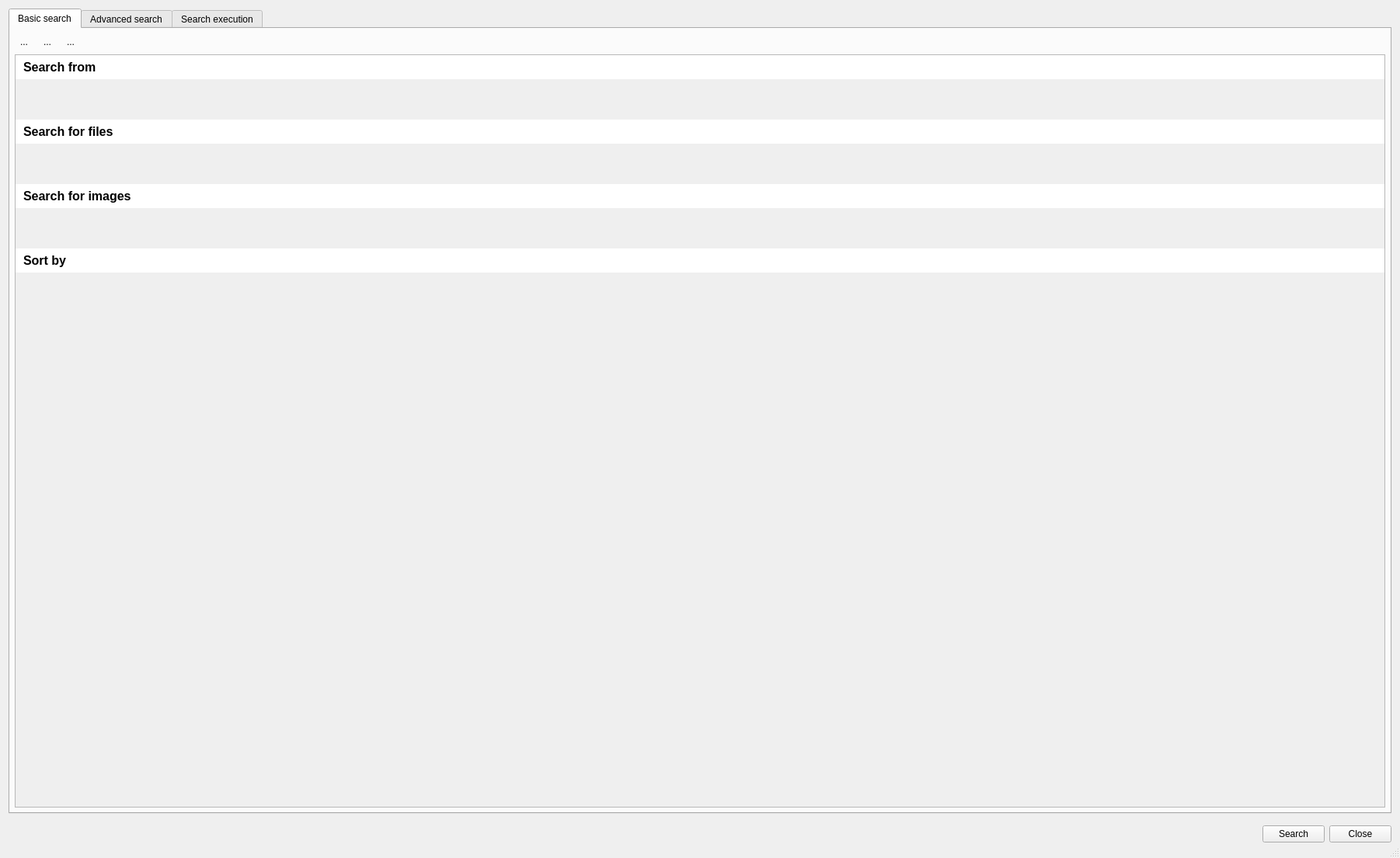
<?xml version="1.0" encoding="UTF-8"?>
<ui version="4.0">
 <class>Dialog</class>
 <widget class="QDialog" name="Dialog">
  <property name="geometry">
   <rect>
    <x>0</x>
    <y>0</y>
    <width>1802</width>
    <height>1105</height>
   </rect>
  </property>
  <property name="windowTitle">
   <string>Dialog</string>
  </property>
  <property name="sizeGripEnabled">
   <bool>true</bool>
  </property>
  <layout class="QVBoxLayout" name="verticalLayout_4">
   <item>
    <widget class="QTabWidget" name="twSearchModes">
     <property name="currentIndex">
      <number>0</number>
     </property>
     <property name="documentMode">
      <bool>false</bool>
     </property>
     <widget class="QWidget" name="tabBasicSearch">
      <attribute name="title">
       <string>Basic search</string>
      </attribute>
      <layout class="QVBoxLayout" name="verticalLayout_2">
       <property name="leftMargin">
        <number>6</number>
       </property>
       <property name="topMargin">
        <number>6</number>
       </property>
       <property name="rightMargin">
        <number>6</number>
       </property>
       <property name="bottomMargin">
        <number>6</number>
       </property>
       <item>
        <widget class="QWidget" name="wToolBarBasic" native="true">
         <property name="sizePolicy">
          <sizepolicy hsizetype="Preferred" vsizetype="Maximum">
           <horstretch>0</horstretch>
           <verstretch>0</verstretch>
          </sizepolicy>
         </property>
         <property name="minimumSize">
          <size>
           <width>0</width>
           <height>0</height>
          </size>
         </property>
         <layout class="QHBoxLayout" name="horizontalLayout_3">
          <property name="leftMargin">
           <number>0</number>
          </property>
          <property name="topMargin">
           <number>0</number>
          </property>
          <property name="rightMargin">
           <number>0</number>
          </property>
          <property name="bottomMargin">
           <number>0</number>
          </property>
          <item>
           <widget class="QToolButton" name="tbBasicNewSearch">
            <property name="toolTip">
             <string>New basic search</string>
            </property>
            <property name="text">
             <string>...</string>
            </property>
            <property name="icon">
             <iconset resource="../../pktk/resources/svg/dark_icons.qrc">
              <normaloff>:/pktk/images/normal/file_new</normaloff>:/pktk/images/normal/file_new</iconset>
            </property>
            <property name="iconSize">
             <size>
              <width>24</width>
              <height>24</height>
             </size>
            </property>
            <property name="autoRaise">
             <bool>true</bool>
            </property>
           </widget>
          </item>
          <item>
           <widget class="QToolButton" name="tbBasicSearchOpen">
            <property name="toolTip">
             <string>Open a basic search</string>
            </property>
            <property name="text">
             <string>...</string>
            </property>
            <property name="icon">
             <iconset resource="../../pktk/resources/svg/dark_icons.qrc">
              <normaloff>:/pktk/images/normal/folder_open</normaloff>:/pktk/images/normal/folder_open</iconset>
            </property>
            <property name="iconSize">
             <size>
              <width>24</width>
              <height>24</height>
             </size>
            </property>
            <property name="autoRaise">
             <bool>true</bool>
            </property>
           </widget>
          </item>
          <item>
           <widget class="QToolButton" name="tbBasicSearchSave">
            <property name="toolTip">
             <string>Save basic search</string>
            </property>
            <property name="text">
             <string>...</string>
            </property>
            <property name="icon">
             <iconset resource="../../pktk/resources/svg/dark_icons.qrc">
              <normaloff>:/pktk/images/normal/file_save</normaloff>:/pktk/images/normal/file_save</iconset>
            </property>
            <property name="iconSize">
             <size>
              <width>24</width>
              <height>24</height>
             </size>
            </property>
            <property name="autoRaise">
             <bool>true</bool>
            </property>
           </widget>
          </item>
          <item>
           <spacer name="horizontalSpacer_2">
            <property name="orientation">
             <enum>Qt::Horizontal</enum>
            </property>
            <property name="sizeHint" stdset="0">
             <size>
              <width>40</width>
              <height>20</height>
             </size>
            </property>
           </spacer>
          </item>
         </layout>
        </widget>
       </item>
       <item>
        <widget class="QScrollArea" name="scrollArea">
         <property name="frameShape">
          <enum>QFrame::NoFrame</enum>
         </property>
         <property name="lineWidth">
          <number>0</number>
         </property>
         <property name="widgetResizable">
          <bool>true</bool>
         </property>
         <widget class="QWidget" name="scrollAreaWidgetContents">
          <property name="geometry">
           <rect>
            <x>0</x>
            <y>0</y>
            <width>1774</width>
            <height>962</height>
           </rect>
          </property>
          <layout class="QVBoxLayout" name="verticalLayout_13">
           <property name="leftMargin">
            <number>0</number>
           </property>
           <property name="topMargin">
            <number>0</number>
           </property>
           <property name="rightMargin">
            <number>0</number>
           </property>
           <property name="bottomMargin">
            <number>0</number>
           </property>
           <item>
            <widget class="QFrame" name="frame">
             <property name="styleSheet">
              <string notr="true">.QFrame { background-color: palette(window); }</string>
             </property>
             <property name="frameShape">
              <enum>QFrame::StyledPanel</enum>
             </property>
             <property name="frameShadow">
              <enum>QFrame::Sunken</enum>
             </property>
             <layout class="QVBoxLayout" name="verticalLayout_3">
              <property name="leftMargin">
               <number>0</number>
              </property>
              <property name="topMargin">
               <number>0</number>
              </property>
              <property name="rightMargin">
               <number>0</number>
              </property>
              <property name="bottomMargin">
               <number>0</number>
              </property>
              <item>
               <widget class="QLabel" name="label">
                <property name="sizePolicy">
                 <sizepolicy hsizetype="Preferred" vsizetype="Maximum">
                  <horstretch>0</horstretch>
                  <verstretch>0</verstretch>
                 </sizepolicy>
                </property>
                <property name="font">
                 <font>
                  <pointsize>12</pointsize>
                  <weight>75</weight>
                  <bold>true</bold>
                 </font>
                </property>
                <property name="styleSheet">
                 <string notr="true">background-color: palette(light);padding: 6;</string>
                </property>
                <property name="text">
                 <string>Search from</string>
                </property>
                <property name="margin">
                 <number>4</number>
                </property>
               </widget>
              </item>
              <item>
               <widget class="BCWSearchFileFromPath" name="wsffpBasic" native="true">
                <property name="minimumSize">
                 <size>
                  <width>0</width>
                  <height>40</height>
                 </size>
                </property>
               </widget>
              </item>
              <item>
               <widget class="QLabel" name="label_3">
                <property name="sizePolicy">
                 <sizepolicy hsizetype="Preferred" vsizetype="Maximum">
                  <horstretch>0</horstretch>
                  <verstretch>0</verstretch>
                 </sizepolicy>
                </property>
                <property name="font">
                 <font>
                  <pointsize>12</pointsize>
                  <weight>75</weight>
                  <bold>true</bold>
                 </font>
                </property>
                <property name="styleSheet">
                 <string notr="true">background-color: palette(light);padding: 6;</string>
                </property>
                <property name="text">
                 <string>Search for files</string>
                </property>
                <property name="margin">
                 <number>4</number>
                </property>
               </widget>
              </item>
              <item>
               <widget class="BCWSearchFileFilterRules" name="wsffrBasic" native="true">
                <property name="sizePolicy">
                 <sizepolicy hsizetype="MinimumExpanding" vsizetype="Preferred">
                  <horstretch>0</horstretch>
                  <verstretch>0</verstretch>
                 </sizepolicy>
                </property>
                <property name="minimumSize">
                 <size>
                  <width>0</width>
                  <height>40</height>
                 </size>
                </property>
               </widget>
              </item>
              <item>
               <widget class="QLabel" name="label_2">
                <property name="font">
                 <font>
                  <pointsize>12</pointsize>
                  <weight>75</weight>
                  <bold>true</bold>
                 </font>
                </property>
                <property name="styleSheet">
                 <string notr="true">background-color: palette(light);padding: 6;</string>
                </property>
                <property name="text">
                 <string>Search for images</string>
                </property>
                <property name="margin">
                 <number>4</number>
                </property>
               </widget>
              </item>
              <item>
               <widget class="BCWSearchImgFilterRules" name="wsifrBasic" native="true">
                <property name="minimumSize">
                 <size>
                  <width>0</width>
                  <height>40</height>
                 </size>
                </property>
               </widget>
              </item>
              <item>
               <widget class="QLabel" name="label_4">
                <property name="font">
                 <font>
                  <pointsize>12</pointsize>
                  <weight>75</weight>
                  <bold>true</bold>
                 </font>
                </property>
                <property name="styleSheet">
                 <string notr="true">background-color: palette(light);padding: 6;</string>
                </property>
                <property name="text">
                 <string>Sort by</string>
                </property>
               </widget>
              </item>
              <item>
               <widget class="BCWSearchSortRules" name="wssrBasic" native="true">
                <property name="minimumSize">
                 <size>
                  <width>0</width>
                  <height>40</height>
                 </size>
                </property>
               </widget>
              </item>
              <item>
               <spacer name="verticalSpacer">
                <property name="orientation">
                 <enum>Qt::Vertical</enum>
                </property>
                <property name="sizeHint" stdset="0">
                 <size>
                  <width>20</width>
                  <height>40</height>
                 </size>
                </property>
               </spacer>
              </item>
             </layout>
            </widget>
           </item>
          </layout>
         </widget>
        </widget>
       </item>
      </layout>
     </widget>
     <widget class="QWidget" name="tabAdvancedSearch">
      <attribute name="title">
       <string>Advanced search</string>
      </attribute>
      <layout class="QVBoxLayout" name="horizontalLayout_2">
       <property name="leftMargin">
        <number>6</number>
       </property>
       <property name="topMargin">
        <number>6</number>
       </property>
       <property name="rightMargin">
        <number>6</number>
       </property>
       <property name="bottomMargin">
        <number>6</number>
       </property>
       <item>
        <widget class="QWidget" name="wToolBarAdvanced" native="true">
         <property name="sizePolicy">
          <sizepolicy hsizetype="Preferred" vsizetype="Maximum">
           <horstretch>0</horstretch>
           <verstretch>0</verstretch>
          </sizepolicy>
         </property>
         <property name="minimumSize">
          <size>
           <width>0</width>
           <height>0</height>
          </size>
         </property>
         <layout class="QHBoxLayout" name="horizontalLayout_4">
          <property name="leftMargin">
           <number>0</number>
          </property>
          <property name="topMargin">
           <number>0</number>
          </property>
          <property name="rightMargin">
           <number>0</number>
          </property>
          <property name="bottomMargin">
           <number>0</number>
          </property>
          <item>
           <widget class="QToolButton" name="tbAdvancedNewSearch">
            <property name="toolTip">
             <string>New advanced search</string>
            </property>
            <property name="text">
             <string>...</string>
            </property>
            <property name="icon">
             <iconset resource="../../pktk/resources/svg/dark_icons.qrc">
              <normaloff>:/pktk/images/normal/file_new</normaloff>:/pktk/images/normal/file_new</iconset>
            </property>
            <property name="iconSize">
             <size>
              <width>24</width>
              <height>24</height>
             </size>
            </property>
            <property name="autoRaise">
             <bool>true</bool>
            </property>
           </widget>
          </item>
          <item>
           <widget class="QToolButton" name="tbAdvancedSearchOpen">
            <property name="toolTip">
             <string>Open advanced search</string>
            </property>
            <property name="text">
             <string>...</string>
            </property>
            <property name="icon">
             <iconset resource="../../pktk/resources/svg/dark_icons.qrc">
              <normaloff>:/pktk/images/normal/folder_open</normaloff>:/pktk/images/normal/folder_open</iconset>
            </property>
            <property name="iconSize">
             <size>
              <width>24</width>
              <height>24</height>
             </size>
            </property>
            <property name="autoRaise">
             <bool>true</bool>
            </property>
           </widget>
          </item>
          <item>
           <widget class="QToolButton" name="tbAdvancedSearchSave">
            <property name="toolTip">
             <string>Save advanced search</string>
            </property>
            <property name="text">
             <string>...</string>
            </property>
            <property name="icon">
             <iconset resource="../../pktk/resources/svg/dark_icons.qrc">
              <normaloff>:/pktk/images/normal/file_save</normaloff>:/pktk/images/normal/file_save</iconset>
            </property>
            <property name="iconSize">
             <size>
              <width>24</width>
              <height>24</height>
             </size>
            </property>
            <property name="autoRaise">
             <bool>true</bool>
            </property>
           </widget>
          </item>
          <item>
           <widget class="Line" name="line">
            <property name="orientation">
             <enum>Qt::Vertical</enum>
            </property>
           </widget>
          </item>
          <item>
           <widget class="QToolButton" name="tbAdvancedAddPath">
            <property name="toolTip">
             <string>Add source path node </string>
            </property>
            <property name="text">
             <string>...</string>
            </property>
            <property name="icon">
             <iconset resource="../../pktk/resources/svg/dark_icons.qrc">
              <normaloff>:/pktk/images/normal/folder_open_add</normaloff>:/pktk/images/normal/folder_open_add</iconset>
            </property>
            <property name="iconSize">
             <size>
              <width>24</width>
              <height>24</height>
             </size>
            </property>
            <property name="autoRaise">
             <bool>true</bool>
            </property>
           </widget>
          </item>
          <item>
           <widget class="QToolButton" name="tbAdvancedAddFileFilter">
            <property name="toolTip">
             <string>Add file filter node</string>
            </property>
            <property name="text">
             <string>...</string>
            </property>
            <property name="icon">
             <iconset resource="../../pktk/resources/svg/dark_icons.qrc">
              <normaloff>:/pktk/images/normal/filter_file</normaloff>:/pktk/images/normal/filter_file</iconset>
            </property>
            <property name="iconSize">
             <size>
              <width>24</width>
              <height>24</height>
             </size>
            </property>
            <property name="autoRaise">
             <bool>true</bool>
            </property>
           </widget>
          </item>
          <item>
           <widget class="QToolButton" name="tbAdvancedAddImgFilter">
            <property name="toolTip">
             <string>Add image filter node</string>
            </property>
            <property name="text">
             <string>...</string>
            </property>
            <property name="icon">
             <iconset resource="../../pktk/resources/svg/dark_icons.qrc">
              <normaloff>:/pktk/images/normal/filter_image</normaloff>:/pktk/images/normal/filter_image</iconset>
            </property>
            <property name="iconSize">
             <size>
              <width>24</width>
              <height>24</height>
             </size>
            </property>
            <property name="autoRaise">
             <bool>true</bool>
            </property>
           </widget>
          </item>
          <item>
           <widget class="QToolButton" name="tbAdvancedAddFilterOperator">
            <property name="toolTip">
             <string>Add filter operator node</string>
            </property>
            <property name="text">
             <string/>
            </property>
            <property name="icon">
             <iconset>
              <normalon>:/pktk/images/normal/node_add</normalon>
             </iconset>
            </property>
            <property name="iconSize">
             <size>
              <width>24</width>
              <height>24</height>
             </size>
            </property>
            <property name="autoRaise">
             <bool>true</bool>
            </property>
           </widget>
          </item>
          <item>
           <widget class="QToolButton" name="tbAdvancedAddSortRules">
            <property name="toolTip">
             <string>Add sort rules node</string>
            </property>
            <property name="text">
             <string>...</string>
            </property>
            <property name="icon">
             <iconset resource="../../pktk/resources/svg/dark_icons.qrc">
              <normaloff>:/pktk/images/normal/sort_bidirectional</normaloff>:/pktk/images/normal/sort_bidirectional</iconset>
            </property>
            <property name="iconSize">
             <size>
              <width>24</width>
              <height>24</height>
             </size>
            </property>
            <property name="autoRaise">
             <bool>true</bool>
            </property>
           </widget>
          </item>
          <item>
           <widget class="QToolButton" name="tbAdvancedAddOutputEngine">
            <property name="toolTip">
             <string>Add output engine node</string>
            </property>
            <property name="text">
             <string>...</string>
            </property>
            <property name="icon">
             <iconset resource="../../pktk/resources/svg/dark_icons.qrc">
              <normaloff>:/pktk/images/normal/process_out</normaloff>:/pktk/images/normal/process_out</iconset>
            </property>
            <property name="iconSize">
             <size>
              <width>24</width>
              <height>24</height>
             </size>
            </property>
            <property name="autoRaise">
             <bool>true</bool>
            </property>
           </widget>
          </item>
          <item>
           <widget class="QToolButton" name="tbAdvancedDeleteItems">
            <property name="toolTip">
             <string>Delete selected items</string>
            </property>
            <property name="text">
             <string>...</string>
            </property>
            <property name="icon">
             <iconset resource="../../pktk/resources/svg/dark_icons.qrc">
              <normaloff>:/pktk/images/normal/delete</normaloff>
              <disabledoff>:/pktk/images/disabled/delete</disabledoff>
              <disabledon>:/pktk/images/disabled/delete</disabledon>:/pktk/images/normal/delete</iconset>
            </property>
            <property name="iconSize">
             <size>
              <width>24</width>
              <height>24</height>
             </size>
            </property>
            <property name="autoRaise">
             <bool>true</bool>
            </property>
           </widget>
          </item>
          <item>
           <widget class="Line" name="line_2">
            <property name="orientation">
             <enum>Qt::Vertical</enum>
            </property>
           </widget>
          </item>
          <item>
           <widget class="QToolButton" name="tbAdvancedZoomToFit">
            <property name="toolTip">
             <string>Zoom to fit</string>
            </property>
            <property name="text">
             <string>...</string>
            </property>
            <property name="icon">
             <iconset resource="../../pktk/resources/svg/dark_icons.qrc">
              <normaloff>:/pktk/images/normal/zoom_fit2</normaloff>:/pktk/images/normal/zoom_fit2</iconset>
            </property>
            <property name="iconSize">
             <size>
              <width>24</width>
              <height>24</height>
             </size>
            </property>
            <property name="autoRaise">
             <bool>true</bool>
            </property>
           </widget>
          </item>
          <item>
           <widget class="QToolButton" name="tbAdvancedZoom1_1">
            <property name="toolTip">
             <string>Zoom 1:1</string>
            </property>
            <property name="text">
             <string>...</string>
            </property>
            <property name="icon">
             <iconset resource="../../pktk/resources/svg/dark_icons.qrc">
              <normaloff>:/pktk/images/normal/zoom_1x1</normaloff>:/pktk/images/normal/zoom_1x1</iconset>
            </property>
            <property name="iconSize">
             <size>
              <width>24</width>
              <height>24</height>
             </size>
            </property>
            <property name="autoRaise">
             <bool>true</bool>
            </property>
           </widget>
          </item>
          <item>
           <spacer name="horizontalSpacer_3">
            <property name="orientation">
             <enum>Qt::Horizontal</enum>
            </property>
            <property name="sizeHint" stdset="0">
             <size>
              <width>40</width>
              <height>20</height>
             </size>
            </property>
           </spacer>
          </item>
         </layout>
        </widget>
       </item>
       <item>
        <widget class="QWidget" name="wAdvancedContainer" native="true">
         <layout class="QVBoxLayout" name="verticalLayout">
          <property name="leftMargin">
           <number>0</number>
          </property>
          <property name="topMargin">
           <number>0</number>
          </property>
          <property name="rightMargin">
           <number>0</number>
          </property>
          <property name="bottomMargin">
           <number>0</number>
          </property>
          <item>
           <widget class="QSplitter" name="splitter">
            <property name="orientation">
             <enum>Qt::Vertical</enum>
            </property>
            <widget class="WNodeEditorView" name="wneAdvancedView">
             <property name="minimumSize">
              <size>
               <width>0</width>
               <height>0</height>
              </size>
             </property>
             <property name="frameShape">
              <enum>QFrame::StyledPanel</enum>
             </property>
            </widget>
            <widget class="QWidget" name="widget_3" native="true">
             <layout class="QVBoxLayout" name="verticalLayout_5">
              <property name="leftMargin">
               <number>0</number>
              </property>
              <property name="topMargin">
               <number>0</number>
              </property>
              <property name="rightMargin">
               <number>0</number>
              </property>
              <property name="bottomMargin">
               <number>0</number>
              </property>
              <item>
               <widget class="QStackedWidget" name="swAdvancedPanel">
                <property name="currentIndex">
                 <number>5</number>
                </property>
                <widget class="QWidget" name="pageAdvancedSearchEngine">
                 <layout class="QVBoxLayout" name="verticalLayout_8">
                  <property name="leftMargin">
                   <number>0</number>
                  </property>
                  <property name="topMargin">
                   <number>0</number>
                  </property>
                  <property name="rightMargin">
                   <number>0</number>
                  </property>
                  <property name="bottomMargin">
                   <number>0</number>
                  </property>
                  <item>
                   <widget class="QTextEdit" name="tbSearchDescription">
                    <property name="sizePolicy">
                     <sizepolicy hsizetype="Expanding" vsizetype="MinimumExpanding">
                      <horstretch>0</horstretch>
                      <verstretch>0</verstretch>
                     </sizepolicy>
                    </property>
                    <property name="font">
                     <font>
                      <family>DejaVu Sans Mono, Consolas, Courier New</family>
                     </font>
                    </property>
                    <property name="readOnly">
                     <bool>true</bool>
                    </property>
                   </widget>
                  </item>
                 </layout>
                </widget>
                <widget class="QWidget" name="pageAdvancedPath">
                 <layout class="QVBoxLayout" name="verticalLayout_6">
                  <property name="leftMargin">
                   <number>0</number>
                  </property>
                  <property name="topMargin">
                   <number>0</number>
                  </property>
                  <property name="rightMargin">
                   <number>0</number>
                  </property>
                  <property name="bottomMargin">
                   <number>0</number>
                  </property>
                  <item>
                   <widget class="BCWSearchFileFromPath" name="wsffpAdvanced" native="true">
                    <property name="sizePolicy">
                     <sizepolicy hsizetype="Preferred" vsizetype="Fixed">
                      <horstretch>0</horstretch>
                      <verstretch>0</verstretch>
                     </sizepolicy>
                    </property>
                    <property name="minimumSize">
                     <size>
                      <width>0</width>
                      <height>40</height>
                     </size>
                    </property>
                   </widget>
                  </item>
                  <item>
                   <spacer name="verticalSpacer_2">
                    <property name="orientation">
                     <enum>Qt::Vertical</enum>
                    </property>
                    <property name="sizeType">
                     <enum>QSizePolicy::Expanding</enum>
                    </property>
                    <property name="sizeHint" stdset="0">
                     <size>
                      <width>20</width>
                      <height>1</height>
                     </size>
                    </property>
                   </spacer>
                  </item>
                 </layout>
                </widget>
                <widget class="QWidget" name="pageAdvancedFileFilterRules">
                 <layout class="QVBoxLayout" name="verticalLayout_7">
                  <property name="leftMargin">
                   <number>0</number>
                  </property>
                  <property name="topMargin">
                   <number>0</number>
                  </property>
                  <property name="rightMargin">
                   <number>0</number>
                  </property>
                  <property name="bottomMargin">
                   <number>0</number>
                  </property>
                  <item>
                   <widget class="BCWSearchFileFilterRules" name="wsffrAdvanced" native="true">
                    <property name="sizePolicy">
                     <sizepolicy hsizetype="Preferred" vsizetype="Fixed">
                      <horstretch>0</horstretch>
                      <verstretch>0</verstretch>
                     </sizepolicy>
                    </property>
                    <property name="minimumSize">
                     <size>
                      <width>0</width>
                      <height>40</height>
                     </size>
                    </property>
                   </widget>
                  </item>
                  <item>
                   <spacer name="verticalSpacer_3">
                    <property name="orientation">
                     <enum>Qt::Vertical</enum>
                    </property>
                    <property name="sizeHint" stdset="0">
                     <size>
                      <width>20</width>
                      <height>1</height>
                     </size>
                    </property>
                   </spacer>
                  </item>
                 </layout>
                </widget>
                <widget class="QWidget" name="pageAdvancedImageFilterRules">
                 <layout class="QVBoxLayout" name="verticalLayout_9">
                  <property name="leftMargin">
                   <number>0</number>
                  </property>
                  <property name="topMargin">
                   <number>0</number>
                  </property>
                  <property name="rightMargin">
                   <number>0</number>
                  </property>
                  <property name="bottomMargin">
                   <number>0</number>
                  </property>
                  <item>
                   <widget class="BCWSearchImgFilterRules" name="wsifrAdvanced" native="true">
                    <property name="minimumSize">
                     <size>
                      <width>0</width>
                      <height>40</height>
                     </size>
                    </property>
                   </widget>
                  </item>
                  <item>
                   <spacer name="verticalSpacer_4">
                    <property name="orientation">
                     <enum>Qt::Vertical</enum>
                    </property>
                    <property name="sizeHint" stdset="0">
                     <size>
                      <width>20</width>
                      <height>40</height>
                     </size>
                    </property>
                   </spacer>
                  </item>
                 </layout>
                </widget>
                <widget class="QWidget" name="pageAdvancedSortRules">
                 <layout class="QVBoxLayout" name="verticalLayout_11">
                  <item>
                   <widget class="BCWSearchSortRules" name="wssrAdvanced" native="true"/>
                  </item>
                  <item>
                   <spacer name="verticalSpacer_5">
                    <property name="orientation">
                     <enum>Qt::Vertical</enum>
                    </property>
                    <property name="sizeHint" stdset="0">
                     <size>
                      <width>20</width>
                      <height>40</height>
                     </size>
                    </property>
                   </spacer>
                  </item>
                 </layout>
                </widget>
                <widget class="QWidget" name="pageAdvancedOutputEngine">
                 <layout class="QVBoxLayout" name="verticalLayout_12">
                  <item>
                   <widget class="BCWSearchOutputEngine" name="wsoeAdvanced" native="true"/>
                  </item>
                  <item>
                   <spacer name="verticalSpacer_6">
                    <property name="orientation">
                     <enum>Qt::Vertical</enum>
                    </property>
                    <property name="sizeHint" stdset="0">
                     <size>
                      <width>20</width>
                      <height>40</height>
                     </size>
                    </property>
                   </spacer>
                  </item>
                 </layout>
                </widget>
               </widget>
              </item>
             </layout>
            </widget>
           </widget>
          </item>
         </layout>
        </widget>
       </item>
      </layout>
     </widget>
     <widget class="QWidget" name="tabSearchExecution">
      <attribute name="title">
       <string>Search execution</string>
      </attribute>
      <layout class="QVBoxLayout" name="verticalLayout_10">
       <property name="leftMargin">
        <number>6</number>
       </property>
       <property name="topMargin">
        <number>6</number>
       </property>
       <property name="rightMargin">
        <number>6</number>
       </property>
       <property name="bottomMargin">
        <number>6</number>
       </property>
       <item>
        <widget class="WConsole" name="wcExecutionConsole">
         <property name="sizePolicy">
          <sizepolicy hsizetype="Expanding" vsizetype="Preferred">
           <horstretch>0</horstretch>
           <verstretch>0</verstretch>
          </sizepolicy>
         </property>
         <property name="minimumSize">
          <size>
           <width>0</width>
           <height>0</height>
          </size>
         </property>
        </widget>
       </item>
       <item>
        <widget class="QWidget" name="wProgress" native="true">
         <property name="sizePolicy">
          <sizepolicy hsizetype="Preferred" vsizetype="Maximum">
           <horstretch>0</horstretch>
           <verstretch>0</verstretch>
          </sizepolicy>
         </property>
         <layout class="QHBoxLayout" name="horizontalLayout_5">
          <property name="leftMargin">
           <number>0</number>
          </property>
          <property name="topMargin">
           <number>0</number>
          </property>
          <property name="rightMargin">
           <number>0</number>
          </property>
          <property name="bottomMargin">
           <number>0</number>
          </property>
          <item>
           <widget class="QProgressBar" name="pbProgress">
            <property name="value">
             <number>0</number>
            </property>
            <property name="textVisible">
             <bool>true</bool>
            </property>
           </widget>
          </item>
          <item>
           <widget class="QPushButton" name="pbCancel">
            <property name="text">
             <string>Cancel</string>
            </property>
           </widget>
          </item>
         </layout>
        </widget>
       </item>
      </layout>
     </widget>
    </widget>
   </item>
   <item>
    <widget class="QWidget" name="widget" native="true">
     <property name="minimumSize">
      <size>
       <width>0</width>
       <height>40</height>
      </size>
     </property>
     <layout class="QHBoxLayout" name="horizontalLayout">
      <property name="leftMargin">
       <number>0</number>
      </property>
      <property name="topMargin">
       <number>0</number>
      </property>
      <property name="rightMargin">
       <number>0</number>
      </property>
      <property name="bottomMargin">
       <number>0</number>
      </property>
      <item>
       <spacer name="horizontalSpacer">
        <property name="orientation">
         <enum>Qt::Horizontal</enum>
        </property>
        <property name="sizeHint" stdset="0">
         <size>
          <width>40</width>
          <height>20</height>
         </size>
        </property>
       </spacer>
      </item>
      <item>
       <widget class="QPushButton" name="pbSearch">
        <property name="text">
         <string>Search</string>
        </property>
        <property name="icon">
         <iconset resource="../../pktk/resources/svg/dark_icons.qrc">
          <normaloff>:/pktk/images/normal/search</normaloff>
          <disabledoff>:/pktk/images/disabled/search</disabledoff>
          <disabledon>:/pktk/images/disabled/search</disabledon>:/pktk/images/normal/search</iconset>
        </property>
       </widget>
      </item>
      <item>
       <widget class="QPushButton" name="pbClose">
        <property name="text">
         <string>Close</string>
        </property>
        <property name="icon">
         <iconset resource="../../pktk/resources/svg/dark_icons.qrc">
          <normaloff>:/pktk/images/normal/close</normaloff>:/pktk/images/normal/close</iconset>
        </property>
       </widget>
      </item>
     </layout>
    </widget>
   </item>
  </layout>
 </widget>
 <customwidgets>
  <customwidget>
   <class>WConsole</class>
   <extends>QPlainTextEdit</extends>
   <header>bulicommander.pktk.widgets.wconsole</header>
  </customwidget>
  <customwidget>
   <class>BCWSearchFileFilterRules</class>
   <extends>QWidget</extends>
   <header>bulicommander.bc.bcsearchfiles</header>
   <container>1</container>
  </customwidget>
  <customwidget>
   <class>BCWSearchFileFromPath</class>
   <extends>QWidget</extends>
   <header>bulicommander.bc.bcsearchfiles</header>
   <container>1</container>
  </customwidget>
  <customwidget>
   <class>WNodeEditorView</class>
   <extends>QGraphicsView</extends>
   <header>bulicommander.pktk.widgets.wnodeeditor</header>
  </customwidget>
  <customwidget>
   <class>BCWSearchImgFilterRules</class>
   <extends>QWidget</extends>
   <header>bulicommander.bc.bcsearchfiles</header>
   <container>1</container>
  </customwidget>
  <customwidget>
   <class>BCWSearchSortRules</class>
   <extends>QWidget</extends>
   <header>bulicommander.bc.bcsearchfiles</header>
   <container>1</container>
  </customwidget>
  <customwidget>
   <class>BCWSearchOutputEngine</class>
   <extends>QWidget</extends>
   <header>bulicommander.bc.bcsearchfiles</header>
   <container>1</container>
  </customwidget>
 </customwidgets>
 <resources>
  <include location="../../pktk/resources/svg/dark_icons.qrc"/>
 </resources>
 <connections/>
</ui>
